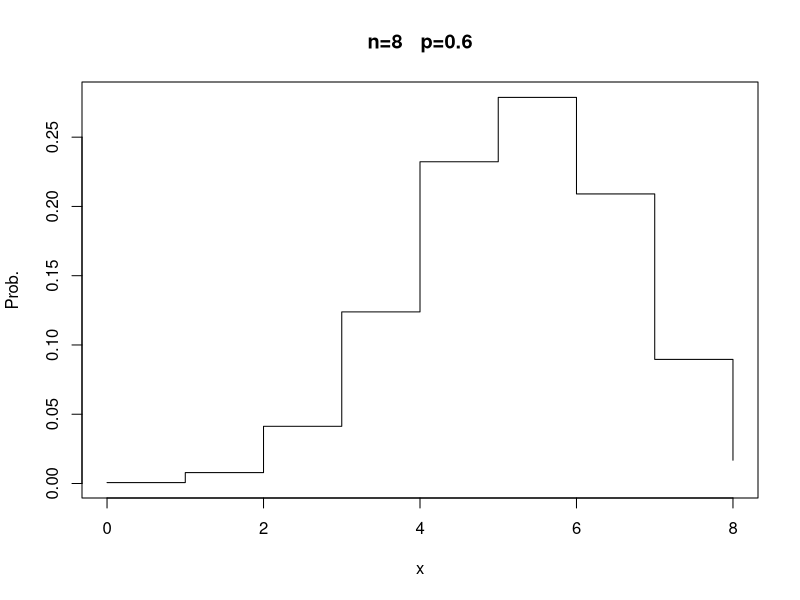
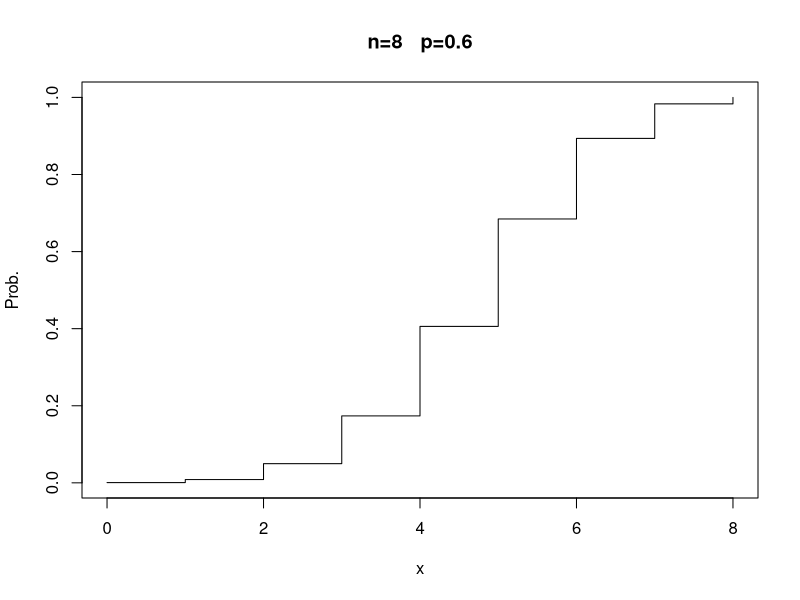
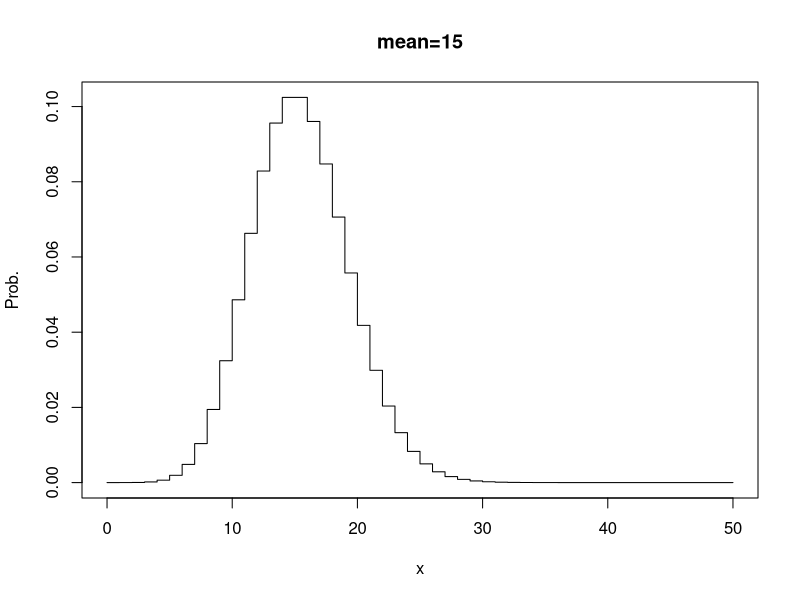
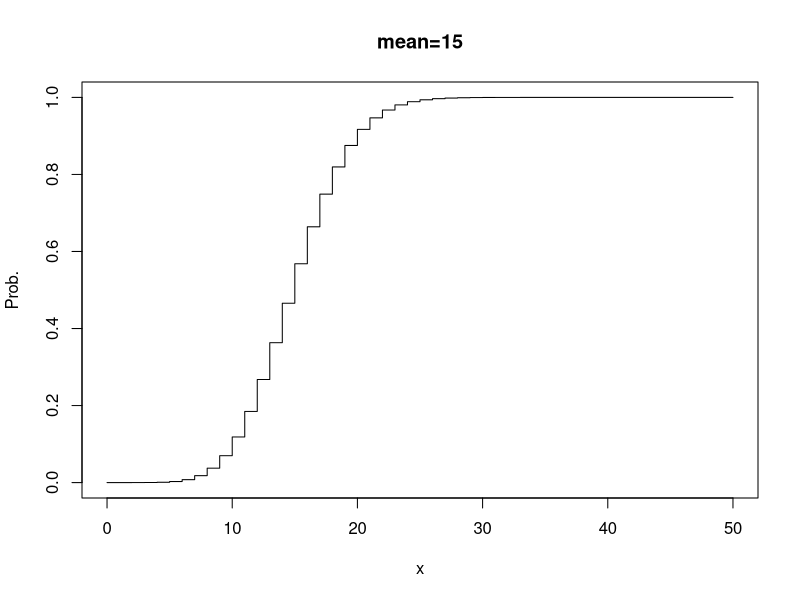

R code for these plots, in order:
## ---- chunk 1
A <- c(1, 2, 3, 4)
B <- c(3, 4, 5, 6, 7)
## ---- chunk 2
intersect(A,B)
union(A,B)
## ---- chunk 3
sum(dbinom(3:8, size=8, prob=0.6))
## ---- chunk 4
x = 0:8
plot(x, dbinom(x, size=8, prob=0.6), type = "s", main = "n=8   p=0.6", xlab = "x", ylab = "Prob.")
## ---- chunk 5
x = 0:8
plot(x, pbinom(x, size=8, prob=0.6), type = "s", main = "n=8   p=0.6", xlab = "x", ylab = "Prob.")
## ---- chunk 6
sum(dpois(x=0:10, lambda=15))
## ---- chunk 7
x = 0:50
plot(x, dpois(x=0:50, lambda=15), type = "s", main = "mean=15", xlab = "x", ylab = "Prob.")
## ---- chunk 8
x = 0:50
plot(x, ppois(x, lambda=15), type = "s", main = "mean=15", xlab = "x", ylab = "Prob.")
